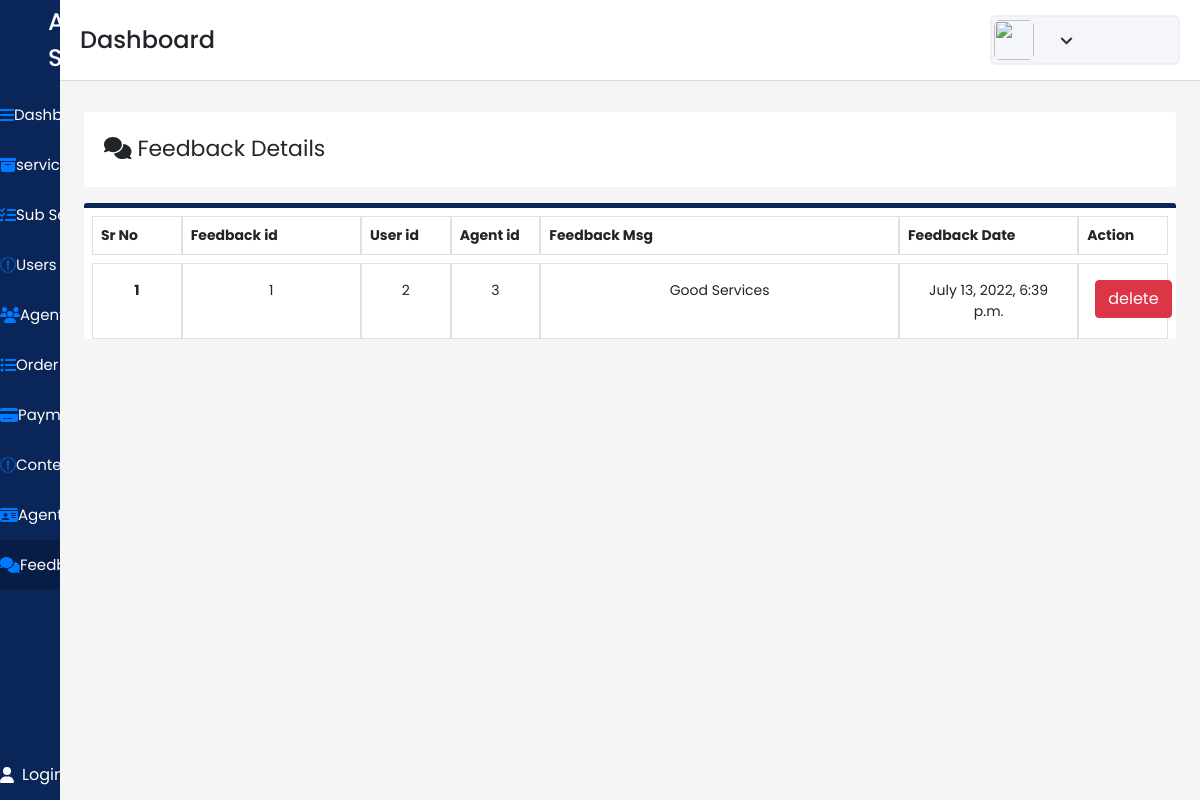
The app's page /admindash/feedback/ with its own data.
### user/models.py (models this page shows)
class Feedback(models.Model):
    feedbackid=models.IntegerField(primary_key=True)
    userid=models.IntegerField()
    agentid=models.IntegerField()
    feedbackmessage=models.CharField(max_length=300,null=FALSE)
    feedbackdate=models.DateTimeField(max_length=200,null=FALSE)

### adminpan/views.py (the view)
# urls.py: path('feedback/',views.feedback,name='feedback'),
def feedback(request):
    allFeedbacks=Feedback.objects.all()
    context={'Feedbacks':allFeedbacks}
    return render(request,"feedback.html",context)

### adminpan/templates/feedback.html (shortened to what this page needs)
{% load static %}
<!DOCTYPE html>
<html lang="en" dir="ltr">
  <head>
    <link rel="stylesheet" href="{% static "./style.css" %}">
   <link href="{% static "https://unpkg.com/boxicons@2.0.7/css/boxicons.min.css" %}" rel='stylesheet'>
    <link rel="stylesheet" href="{% static "path/to/font-awesome/css/font-awesome.min.css"  %}">
    <link href="{% static "https://cdn.jsdelivr.net/npm/bootstrap@5.1.3/dist/css/bootstrap.min.css"  %}" rel="stylesheet">
    <link href="{% static "https://cdn.jsdelivr.net/npm/bootstrap@5.1.3/dist/css/bootstrap.min.css" %}" rel="stylesheet">
    <link rel="stylesheet" href="{% static "./css/bootstrap.min.css" %}">
    <link href="{% static "https://stackpath.bootstrapcdn.com/bootstrap/4.4.1/css/bootstrap.min.css" %}" rel="stylesheet"/>
  </head>
<body>
  <div class="sidebar">
    <div class="logo-details pl-5">
      <span class="logo_name">All in Services</span>
    </div>
      <ul class="nav-links">
        <li>
          <a href={% url 'adminpan' %} >
            <i class="fa fa-bars" aria-hidden="true"></i>
            <span class="links_name">Dashboard</span>
          </a>
        </li>
        <li>
          <a href={% url 'services' %}>
            <i class="fa fa-archive" aria-hidden="true"></i>
            <span class="links_name">services</span>
        </li>
        <li>
          <a href={% url 'subservices' %}>
            <i class="fa fa-tasks" aria-hidden="true"></i>
            <span class="links_name">Sub Service</span>
        </li>
        <li>
          <a href={% url 'users' %}>
            <i class="fa fa-user-o" aria-hidden="true"></i>
            <span class="links_name">Users</span>
        </li>
        <li>
          <a href={% url 'agent' %}>
            <i class="fa fa-users" aria-hidden="true"></i>
            <span class="links_name">Agent</span>
        </li>
        <li>
          <a href={% url 'order' %}>
            <i class="fa fa-list-ul" aria-hidden="true"></i>
            <span class="links_name">Order list</span>
        </li>
        <li>
          <a href={% url 'payment' %}>
            <i class="fa fa-credit-card-alt" aria-hidden="true"></i>
            <span class="links_name">Payment</span>
        </li>
        <li>
          <a href={% url 'contectus' %} >
            <i class="fa fa-envelope-o" aria-hidden="true"></i>
            <span class="links_name">Contect Us</span>
          </a>
        </li>
        <li>
          <a href={% url 'agentkyc' %} >
            <i class="fa fa-id-card" aria-hidden="true"></i>
            <span class="links_name">Agent KYC</span>
          </a>
        </li>
        <li>
          <a href={% url 'feedback' %} class="active">
            <i class="fa fa-comments" aria-hidden="true"></i>
            <span class="links_name">Feedback</span>
          </a>
        </li>
        <li class="log_out">
          {% if not request.user.is_authenticated %}
            <a class="links_name text-white"  href={% url 'login' %}><i class="fa fa-user pt-5px pr-2" aria-hidden="true"></i>Login/Register</a>
          {% endif %}
        </li>
      </ul>
    </div>
  <section class="home-section">
    <nav>
      <div class="sidebar-button">
        <span class="dashboard">Dashboard</span>
      </div>
      <div class="profile-details">
        <img src={% static "./images/All_in_one2.png" %} alt="">
        <i class='bx bx-chevron-down' ></i>
      </div>
    </nav>
    <section>
      <section id="users" class="p-4" >
          <div class="users mt-5">
            <div class=" user-title">
              <i class="fa fa-comments" aria-hidden="true"></i>
                Feedback Details
            </div>
          </div>
          <div class="user-list mt-3">
            <div class="row m-2">
              <div class="col-md-1 border p-2">
                <b>Sr No</b>
              </div>
              <div class="col-md-2 border p-2">
                <b>Feedback id</b>
              </div>
              <div class="col-md-1 border p-2">
                <b>User id</b>
              </div>
              <div class="col-md-1 border p-2">
                <b>Agent id</b>
              </div>
              <div class="col-md-4 border p-2 ">
                <b>Feedback Msg</b>
              </div>
              <div class="col-md-2 border p-2 ">
                <b>Feedback Date</b>
              </div>
              <div class="col-md-1 border p-2 ">
                <b>Action</b>
              </div>
            </div>
            <div class="row ml-2 mb-2 mr-2">
              {% for feedback  in Feedbacks %}
              <div class="col-md-1 border p-3 text-center">
               <b> {{forloop.counter}}</b>
              </div>
              <div class="col-md-2 border p-3 text-center">
                {{feedback.feedbackid}}
              </div>
              <div class="col-md-1 border p-3 text-center">
                {{feedback.userid}}
              </div>
              <div class="col-md-1 border p-3 text-center">
                {{feedback.agentid}}
              </div>
              <div class="col-md-4 border p-3 text-center">
                {{feedback.feedbackmessage}}
              </div>
              <div class="col-md-2 border p-3 text-center">
                {{feedback.feedbackdate}}
              </div>
                  <div class="col-md-1 border p-3 text-center">
                  <a href={% url 'deletedatafeedback' feedback.feedbackid %} method="post" class="d-inline">
                    <input type="submit" class="btn btn-danger" value="delete">
                  </a>
                </div>
                  {% endfor %}
                </div>
          </div>
      </section>
    </section>
</section>
</body>
</html>

### adminpan/static/style.css (style rules this page uses)
* { margin: 0; padding: 0; box-sizing: border-box; font-family: 'Poppins', sans-serif; }
#users .user-list { font-size: 14px !important; }
.sidebar { position: fixed; height: 100%; width: 240px; background: #0A2558; transition: all 0.5s ease; }
.sidebar .logo-details { height: 80px; display: flex; align-items: center; }
.sidebar .logo-details .logo_name { color: #fff; font-size: 24px; font-weight: 500; }
.sidebar .nav-links { margin-top: 10px; }
.sidebar .nav-links li { position: relative; list-style: none; height: 50px; }
.sidebar .nav-links li a { height: 100%; width: 100%; display: flex; align-items: center; text-decoration: none; transition: all 0.4s ease; }
.sidebar .nav-links li a.active { background: #081D45; }
.sidebar .nav-links li a .links_name { color: #fff; font-size: 15px; font-weight: 400; white-space: nowrap; }
.sidebar .nav-links .log_out { position: absolute; bottom: 0; width: 100%; }
.home-section { position: relative; background: #f5f5f5; min-height: 100vh; width: calc(100% - 240px); left: 240px; transition: all 0.5s ease; }
.home-section nav { display: flex; justify-content: space-between; height: 80px; background: #fff; display: flex; align-items: center; position: fixed; width: calc(100% - 240px); left: 240px; z-index: 100; padding: 0 20px; box-shadow: 0 1px 1px rgba(0, 0, 0, 0.1); transition: all 0.5s ease; }
.home-section nav .sidebar-button { display: flex; align-items: center; font-size: 24px; font-weight: 500; }
.home-section nav .profile-details { display: flex; align-items: center; background: #F5F6FA; border: 2px solid #EFEEF1; border-radius: 6px; height: 50px; min-width: 190px; padding: 0 15px 0 2px; }
nav .profile-details img { height: 40px; width: 40px; border-radius: 6px; object-fit: cover; }
nav .profile-details i { font-size: 25px; color: #333; }
#users { margin-top: 40px; position: absolute; background: #f5f5f5; width: 100%; }
#users .user-title { background-color: white; border-radius: 3px; height: 75px; padding: 20px; font-size: 22px; }
#users .user-list { background-color: white; border-radius: 3px; border-top: 5px solid #0a2558; }
@media (max-width: 1240px) { .sidebar { width: 60px; } }
@media (max-width: 1240px) { .home-section { width: calc(100% - 60px); left: 60px; } }
@media (max-width: 1240px) { .home-section nav { width: calc(100% - 60px); left: 60px; } }

### records on screen
Feedback: feedbackid "1", userid "2", agentid "3", feedbackmessage "Good Services", feedbackdate "July 13, 2022, 6:39 p.m."
